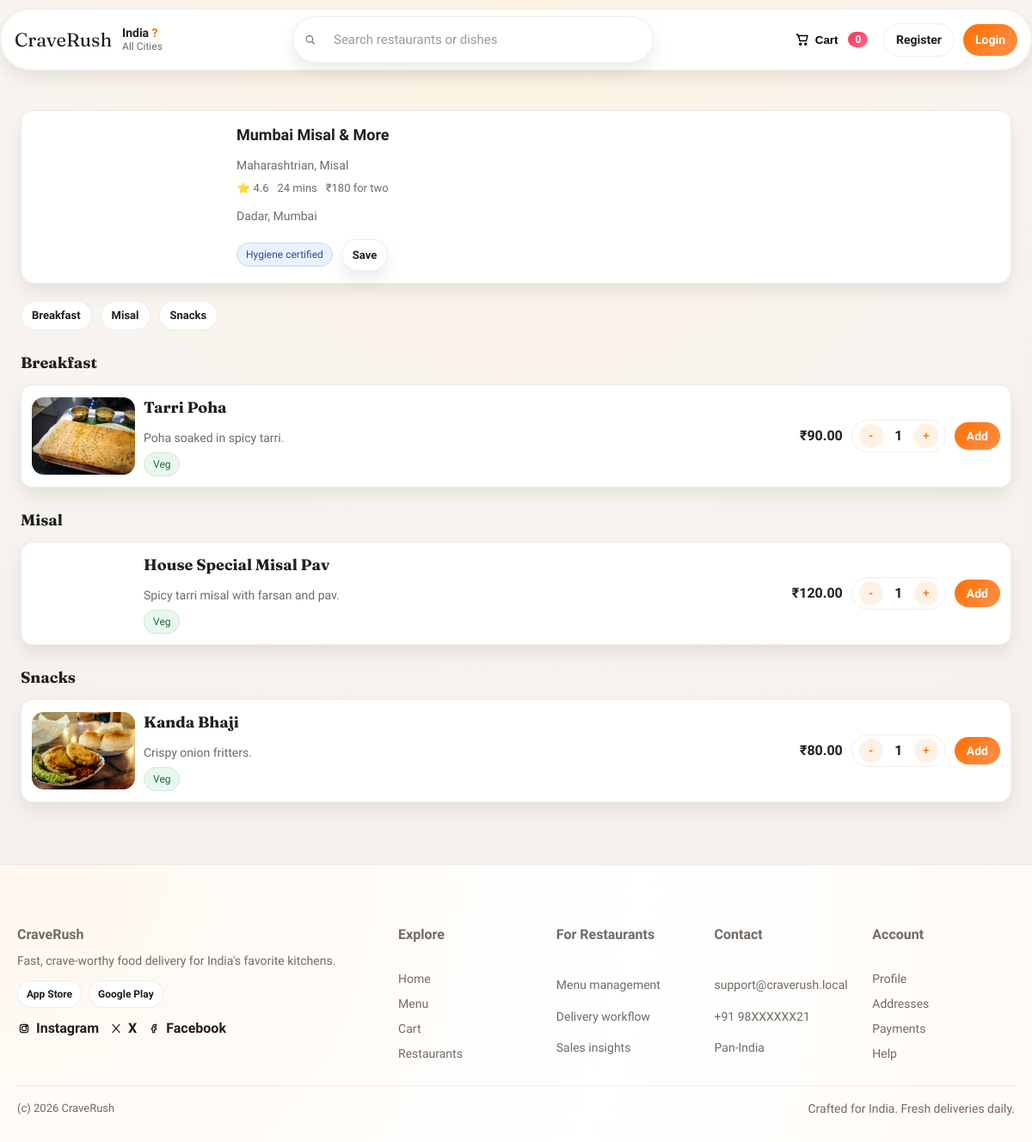
Screenshot of /restaurant.php?id=1 with the database file from the repository.
### tables this page shows
CREATE TABLE IF NOT EXISTS restaurants (
    id INT AUTO_INCREMENT PRIMARY KEY,
    name VARCHAR(100) NOT NULL,
    location VARCHAR(255) NOT NULL,
    cuisine VARCHAR(120) NOT NULL DEFAULT 'Multi-cuisine',
    rating DECIMAL(3,1) NULL,
    eta_minutes INT NULL,
    price_for_two INT NULL,
    image_url VARCHAR(255) NULL,
    created_at TIMESTAMP DEFAULT CURRENT_TIMESTAMP
);

CREATE TABLE IF NOT EXISTS menu_items (
    id INT AUTO_INCREMENT PRIMARY KEY,
    restaurant_id INT NOT NULL,
    item_name VARCHAR(100) NOT NULL,
    description VARCHAR(255) NULL,
    category VARCHAR(80) NULL,
    price DECIMAL(10,2) NOT NULL,
    is_veg TINYINT(1) NOT NULL DEFAULT 1,
    image_url VARCHAR(255) NULL,
    is_active TINYINT(1) NOT NULL DEFAULT 1,
    created_at TIMESTAMP DEFAULT CURRENT_TIMESTAMP,
    CONSTRAINT fk_menu_restaurant
        FOREIGN KEY (restaurant_id) REFERENCES restaurants(id)
        ON DELETE CASCADE
);

### includes/functions.php (called while the page is built, shortened)
<?php
function e($value) {
    return htmlspecialchars((string)$value, ENT_QUOTES, 'UTF-8');
}
function cart_count() {
    if (empty($_SESSION['cart'])) {
        return 0;
    }
    return array_sum($_SESSION['cart']);
}
function display_rating($rating, $id) {
    if ($rating !== null && $rating > 0) {
        return number_format((float)$rating, 1);
    }
    return restaurant_rating($id);
}
function display_eta($eta, $id) {
    if ($eta !== null && $eta > 0) {
        return (int)$eta;
    }
    return restaurant_eta($id);
}
function display_price_for_two($price, $id) {
    if ($price !== null && $price > 0) {
        return (int)$price;
    }
    return restaurant_price_for_two($id);
}
?>

### restaurant.php (the view, shortened to what this page needs)
<?php
require_once __DIR__ . '/config/bootstrap.php';
$base = '';
$id = (int)($_GET['id'] ?? 0);
$stmt = $pdo->prepare('SELECT id, name, location, cuisine, rating, eta_minutes, price_for_two, image_url FROM restaurants WHERE id = ?');
$stmt->execute([$id]);
$restaurant = $stmt->fetch();
$itemStmt = $pdo->prepare('SELECT id, item_name, description, category, price, is_veg, image_url FROM menu_items WHERE restaurant_id = ? AND is_active = 1 ORDER BY category, item_name');
$itemStmt->execute([$id]);
$items = $itemStmt->fetchAll();
$categories = [];
foreach ($items as $item) {
    $cat = $item['category'] ?: 'Recommended';
    if (!isset($categories[$cat])) {
        $categories[$cat] = [];
    }
    $categories[$cat][] = $item;
}
$isFavorite = false;
include __DIR__ . '/includes/header.php';
?>
<div class="restaurant-header">
    <?php $img = $restaurant['image_url'] ?: fallback_image($restaurant['id']); ?>
    <img src="<?php echo e($base . $img); ?>" alt="<?php echo e($restaurant['name']); ?>">
    <div class="restaurant-header-body">
        <div class="restaurant-title"><?php echo e($restaurant['name']); ?></div>
        <div class="muted"><?php echo e($restaurant['cuisine']); ?></div>
        <div class="restaurant-meta">
            <span>⭐ <?php echo display_rating($restaurant['rating'], $restaurant['id']); ?></span>
            <span><?php echo display_eta($restaurant['eta_minutes'], $restaurant['id']); ?> mins</span>
            <span>₹<?php echo display_price_for_two($restaurant['price_for_two'], $restaurant['id']); ?> for two</span>
        </div>
        <div class="muted" style="margin-top: 6px;"><?php echo e($restaurant['location']); ?></div>
        <div class="restaurant-header-actions">
            <div class="pill info">Hygiene certified</div>
            <?php if ($user && $user['role'] === 'customer'): ?>
                <form method="post">
                    <button class="fav-btn <?php echo $isFavorite ? 'active' : ''; ?>" type="submit" name="fav_action" value="<?php echo $isFavorite ? 'remove' : 'add'; ?>">
                        <?php echo $isFavorite ? 'Saved' : 'Save'; ?>
                    </button>
                </form>
            <?php else: ?>
                <a class="fav-btn" href="login.php?return=<?php echo urlencode($_SERVER['REQUEST_URI']); ?>">Save</a>
            <?php endif; ?>
        </div>
    </div>
</div>
<div class="category-tabs">
    <?php foreach ($categories as $cat => $list): ?>
        <a href="#cat-<?php echo urlencode($cat); ?>"><?php echo e($cat); ?></a>
    <?php endforeach; ?>
</div>
<?php foreach ($categories as $cat => $list): ?>
    <h3 id="cat-<?php echo urlencode($cat); ?>" style="margin-top: 24px;"><?php echo e($cat); ?></h3>
    <div class="menu-list">
        <?php foreach ($list as $item): ?>
            <div class="menu-item-row">
                <?php $thumb = $item['image_url'] ?: fallback_image($item['id']); ?>
                <img class="menu-thumb" src="<?php echo e($base . $thumb); ?>" alt="<?php echo e($item['item_name']); ?>">
                <div>
                    <h3><?php echo e($item['item_name']); ?></h3>
                    <?php if (!empty($item['description'])): ?>
                        <div class="muted"><?php echo e($item['description']); ?></div>
                    <?php endif; ?>
                    <div class="restaurant-meta" style="margin-top: 6px;">
                        <span class="pill <?php echo (int)$item['is_veg'] === 1 ? 'success' : 'warning'; ?>">
                            <?php echo (int)$item['is_veg'] === 1 ? 'Veg' : 'Non-veg'; ?>
                        </span>
                    </div>
                </div>
                <div class="menu-item-actions">
                    <div style="font-weight: 700;">₹<?php echo number_format((float)$item['price'], 2); ?></div>
                    <form method="post" style="display:flex; gap:10px; align-items:center;">
                        <div class="qty-control">
                            <button class="qty-btn" type="button" data-action="dec">-</button>
                            <span class="qty-value">1</span>
                            <button class="qty-btn" type="button" data-action="inc">+</button>
                        </div>
                        <button class="button add-bounce" type="submit">Add</button>
                    </form>
                </div>
            </div>
        <?php endforeach; ?>
    </div>
<?php endforeach; ?>
<?php include __DIR__ . '/includes/footer.php'; ?>

### includes/header.php (shortened to what this page needs)
<?php
$user = $_SESSION['user'] ?? null;
$base = $base ?? '';
$searchValue = $_GET['q'] ?? '';
$userInitial = $user ? strtoupper(substr($user['name'], 0, 1)) : '';
?>
<!DOCTYPE html>
<html lang="en">
<head>
    <link rel="stylesheet" href="<?php echo e($base); ?>assets/css/style.css">
</head>
<body>
<header class="navbar">
    <div class="navbar-inner">
        <div class="nav-left">
            <a class="logo" href="<?php echo e($base); ?>index.php">CraveRush</a>
            <div class="nav-location">
                <div class="location-title">India <span class="caret">?</span></div>
                <div class="location-sub">All Cities</div>
            </div>
        </div>
        <form class="nav-search" action="<?php echo e($base); ?>restaurants.php" method="get">
            <span class="search-icon icon" aria-hidden="true">
                <svg viewBox="0 0 24 24" aria-hidden="true" focusable="false">
                    <circle cx="11" cy="11" r="6"></circle>
                    <path d="M16 16l4 4"></path>
                </svg>
            </span>
            <input type="text" name="q" placeholder="Search restaurants or dishes" value="<?php echo e($searchValue); ?>">
        </form>
        <div class="nav-right">
            <button class="cart-link" id="cartToggle" type="button">
                <span class="nav-ico icon" aria-hidden="true">
                    <svg viewBox="0 0 24 24" aria-hidden="true" focusable="false">
                        <path d="M6 6h14l-2 8H8L6 6z"></path>
                        <path d="M3 4h2l1 4"></path>
                        <circle cx="9" cy="19" r="1.5"></circle>
                        <circle cx="17" cy="19" r="1.5"></circle>
                    </svg>
                </span>
                <span>Cart</span>
                <span class="cart-badge"><?php echo (int)cart_count(); ?></span>
            </button>
            <?php if ($user): ?>
                <div class="nav-profile">
                    <a class="avatar" href="<?php echo e($base); ?>profile.php"><?php echo e($userInitial); ?></a>
                    <a class="nav-link" href="<?php echo e($base); ?>profile.php">Profile</a>
                    <a class="nav-link" href="<?php echo e($base); ?>logout.php">Logout</a>
                </div>
            <?php else: ?>
                <a class="button ghost" href="<?php echo e($base); ?>register.php">Register</a>
                <a class="button nav-cta" href="<?php echo e($base); ?>login.php">Login</a>
            <?php endif; ?>
        </div>
    </div>
</header>
<main class="container">

### includes/footer.php (shortened to what this page needs)
</main>
<footer class="footer" id="footer">
    <div class="footer-wrap">
        <div class="footer-brand">
            <h4>CraveRush</h4>
            <p class="muted">Fast, crave-worthy food delivery for India's favorite kitchens.</p>
            <div class="footer-apps">
                <span class="footer-badge">App Store</span>
                <span class="footer-badge">Google Play</span>
            </div>
            <div class="footer-social">
                <a href="#" class="footer-link">
                    <span class="icon" aria-hidden="true">
                        <svg viewBox="0 0 24 24" aria-hidden="true" focusable="false">
                            <rect x="5" y="5" width="14" height="14" rx="4"></rect>
                            <circle cx="12" cy="12" r="4"></circle>
                            <circle cx="16" cy="8" r="1"></circle>
                        </svg>
                    </span>
                    Instagram
                </a>
                <a href="#" class="footer-link">
                    <span class="icon" aria-hidden="true">
                        <svg viewBox="0 0 24 24" aria-hidden="true" focusable="false">
                            <path d="M6 5l12 14"></path>
                            <path d="M18 5l-12 14"></path>
                        </svg>
                    </span>
                    X
                </a>
                <a href="#" class="footer-link">
                    <span class="icon" aria-hidden="true">
                        <svg viewBox="0 0 24 24" aria-hidden="true" focusable="false">
                            <path d="M14 8h2V5h-2c-2 0-4 1-4 4v2H8v3h2v5h3v-5h2.5l.5-3H13V9c0-.7.3-1 1-1z"></path>
                        </svg>
                    </span>
                    Facebook
                </a>
            </div>
        </div>
        <div class="footer-links">
            <div class="footer-col">
                <h4>Explore</h4>
                <a href="<?php echo e($base); ?>index.php">Home</a>
                <a href="<?php echo e($base); ?>customer/menu.php">Menu</a>
                <a href="<?php echo e($base); ?>customer/cart.php">Cart</a>
                <a href="<?php echo e($base); ?>restaurants.php">Restaurants</a>
            </div>
            <div class="footer-col">
                <h4>For Restaurants</h4>
                <span>Menu management</span>
                <span>Delivery workflow</span>
                <span>Sales insights</span>
            </div>
            <div class="footer-col">
                <h4>Contact</h4>
                <span>support@craverush.local</span>
                <span>+91 98XXXXXX21</span>
                <span>Pan-India</span>
            </div>
            <div class="footer-col">
                <h4>Account</h4>
                <a href="<?php echo e($base); ?>profile.php">Profile</a>
                <a href="<?php echo e($base); ?>addresses.php">Addresses</a>
                <a href="<?php echo e($base); ?>payments.php">Payments</a>
                <a href="<?php echo e($base); ?>help.php">Help</a>
            </div>
        </div>
    </div>
    <div class="footer-bottom">
        <div>(c) <?php echo date('Y'); ?> CraveRush</div>
        <div class="muted">Crafted for India. Fresh deliveries daily.</div>
    </div>
</footer>
</body>
</html>

### rows the page displays
restaurants: image_url (picture), name "Mumbai Misal & More", cuisine "Maharashtrian, Misal", rating "4.6", eta_minutes "24", price_for_two "180", location "Dadar, Mumbai"
menu_items: category "Snacks", image_url (picture), item_name "Kanda Bhaji", description "Crispy onion fritters.", is_veg "Veg", price "80.00"
menu_items: image_url (picture), item_name "Tarri Poha", description "Poha soaked in spicy tarri.", is_veg "Veg", price "90.00"
menu_items: image_url (picture), item_name "House Special Misal Pav", description "Spicy tarri misal with farsan and pav.", is_veg "Veg", price "120.00"

### other values shown
cart_count() "0"
$cat "Breakfast"
$cat "Misal"
